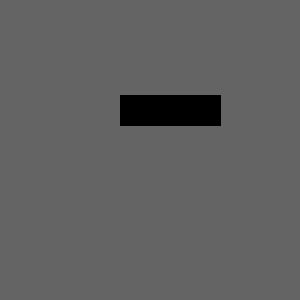
Frame 1 (no input)
Frame 60 (the mouse pressed at the canvas centre just before this capture): identical to frame 1, image omitted
Frame 120 (the mouse held since frame 60 and released just before this capture): identical to frame 1, image omitted

The Processing sketch that drew this single still picture (run headless with seeded random() and noise(); from frame 60 on, the mouse is pressed at the canvas centre):

// Processing sketch: sketch_181115a
// ── sketch_181115a.pde
// code 1 FA 18
// bryan ma

// this sketch creates a Button class that changes a 'pressed' boolean
// from false to true, and vice versa, when clicked on. pressing once
// is all that's needed to change the state. 

// create a different Button class that also has a 'pressed' boolean, 
// but unlike the other Button, the mouse needs to be held on the button
// in order to set it to true. releasing the mouse button or moving it off
// the button returns the boolean to false.

// finally, check in the sketch for the state of the buttons (see the 
// getButtonStatus() method for an example of how to access their state
// and create some kind of visual effect whenever the buttons are active. 


Button button;


void setup() {
  size(300, 300);
  button = new Button(120, 95, 100, 30);
}

void draw() {
  background(100);
  button.display();
  if (button.getButtonStatus()){
    background(255);
  }
}

void mousePressed() {
  button.checkPressed();
}

void mouseReleased(){
  button.checkReleased();
}

class Button {
  boolean pressed;
  float x, y;
  float w, h;
  
  Button(float x, float y, float w, float h) {
    this.x = x;
    this.y = y;
    this.w = w;
    this.h = h;
  }
  
  void checkPressed() {
    if (mouseX > x && mouseX < x + w && mouseY > y && mouseY < y + h) {
      pressed = !pressed;
    }
  }
  
  void checkReleased(){
    pressed=!pressed;
  }
  
  void display() {
    if (pressed) {
      fill(240);
      //background(255);
    } else {
      fill(0);
    }
    rect(x, y, w, h);
  }
  
  boolean getButtonStatus() {
    return pressed;
  }
  
}
